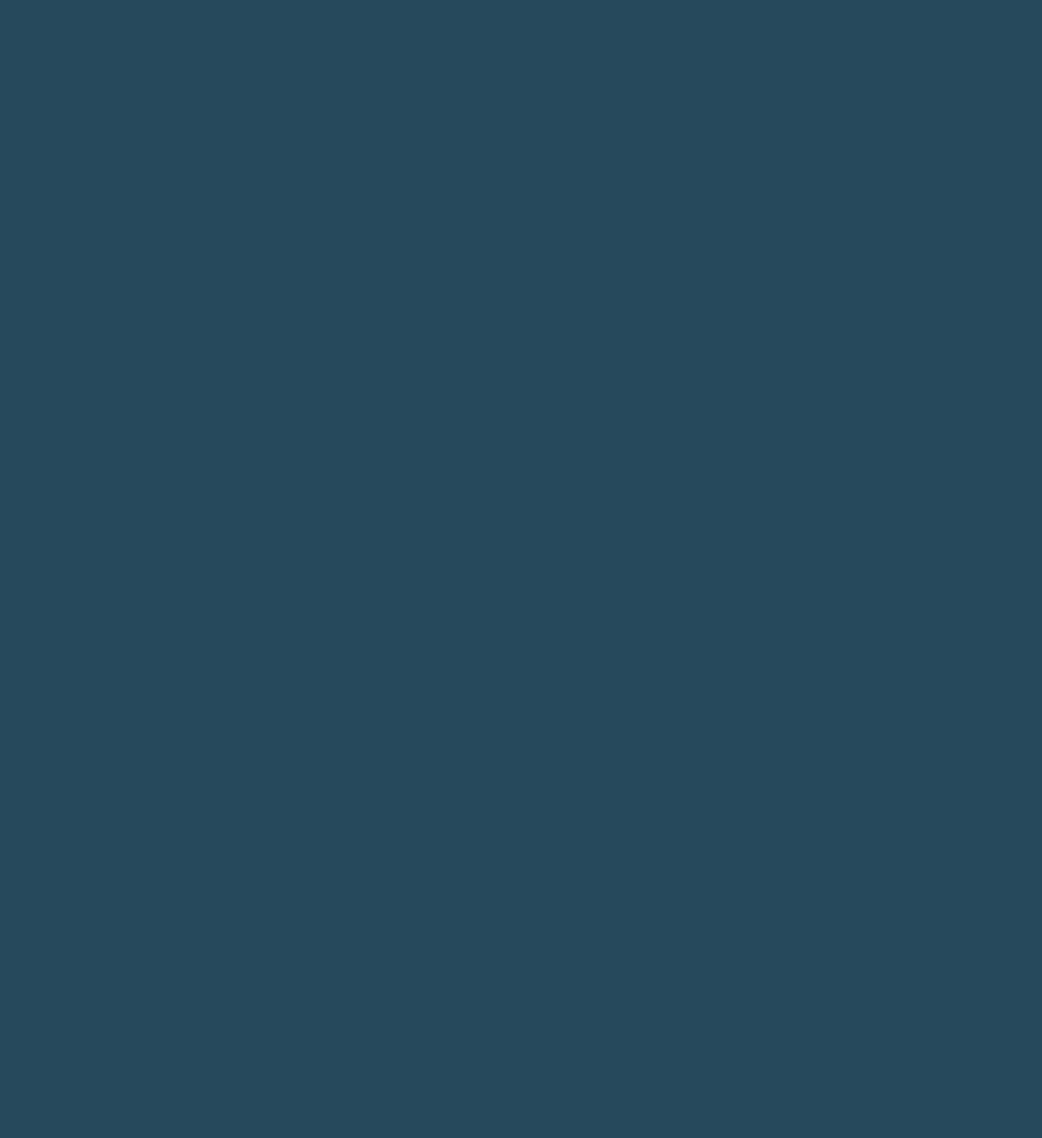
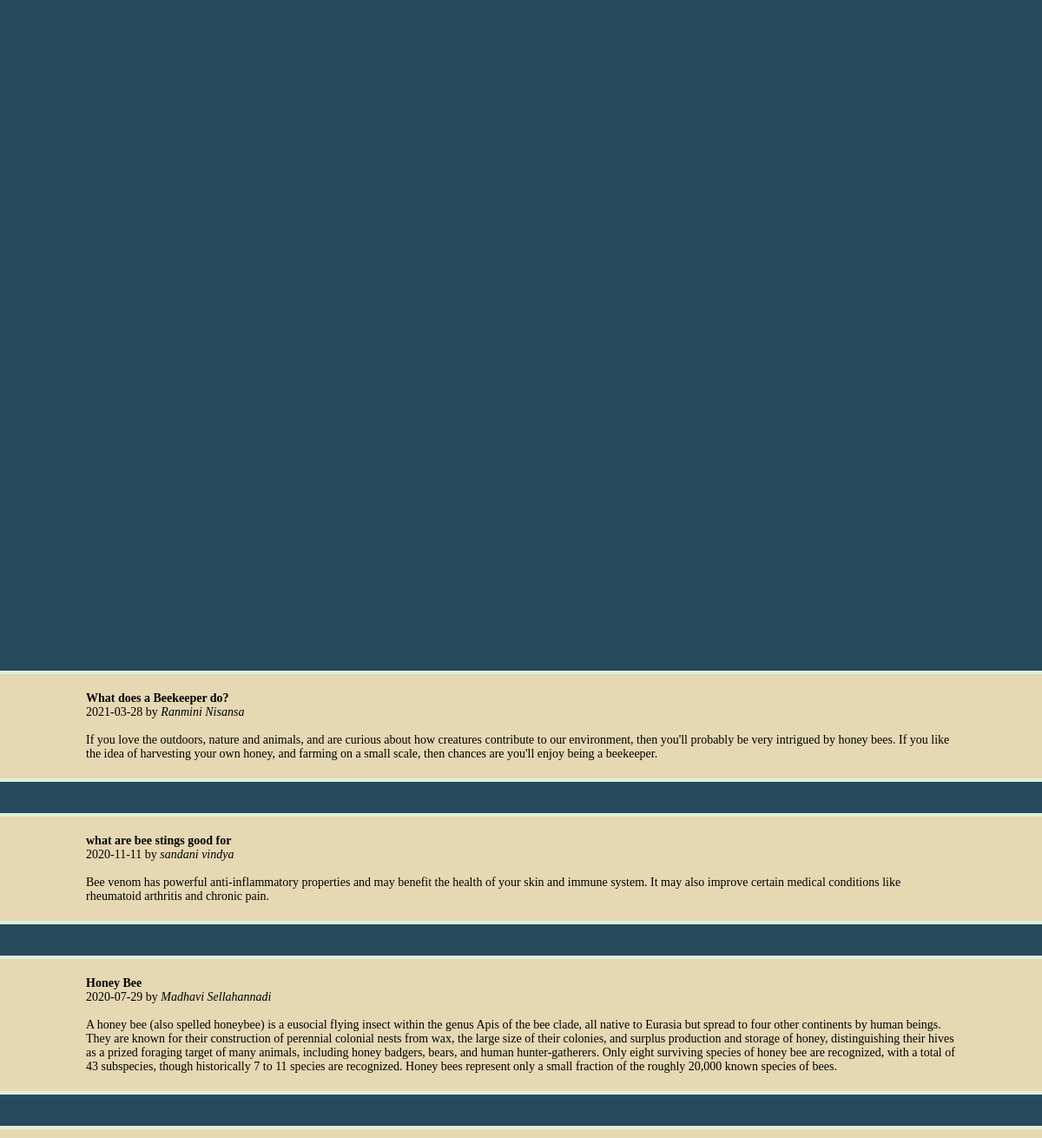
The app's page /src/php/divman_viewarticle.php with its own data (2 pictures, top to bottom).
### tables this page shows
CREATE TABLE `infohub` (
  `articleNo` int(10) NOT NULL,
  `userID` int(10) NOT NULL,
  `date` date NOT NULL,
  `authorname` varchar(50) NOT NULL,
  `articlename` varchar(100) NOT NULL,
  `content` varchar(1000) NOT NULL
);

### src/php/divman_viewarticle.php (the view, shortened to what this page needs)
<?php require_once("../../config/connect.php");
?>
    <head>
        <link rel="stylesheet" type="text/css" href="../../public/css/style_buttons.css">
        <link rel="stylesheet" type="text/css" href="../../public/css/style_manager_remove_dm.css">
        <link rel="stylesheet" type="text/CSS" href="../../public/css/style_infohub.css">
        <link rel="stylesheet" type="text/css" href="../../public/css/beekeeper_CRUD.css">
    </head>
    <body>
        <section id="about">
         <div class="content3">
         <?php
                $sql = "SELECT * FROM infohub ORDER BY date DESC";
                mysqli_query($connection, $sql);
                $result = mysqli_query($connection,$sql);
                        while($row=mysqli_fetch_assoc($result)){
                            echo '<div class="bhivecontainer">';
                            echo "<B>".$row['articlename']."</B>";
                            echo "<br>";
                            echo $row['date']." by <I>" .$row['authorname']."</I>";
                            echo "<br>";
                            echo "<br>";
                            echo $row['content'];
                            echo "</div>";
                            echo "<br>";
                            echo "<br>";
                        }?>
        </div>
    </section>
	</body>
</html>

### public/css/style_infohub.css (style rules this page uses)
.bhivecontainer { background-color: rgba(248, 229, 187, 0.918); padding: 20px 100px 20px 100px; border: 4px solid rgb(222, 240, 219); border-radius: 3px; font-size: 14px; left:50%; }

### public/css/beekeeper_CRUD.css (style rules this page uses)
body { margin:0px; padding: 0px; background-color:#26495c; }
#about { width: 100%; height:100vh; box-sizing: border-box; display: flex; align-items: center; justify-content: space-between; padding: 50px 5% 0px 5%; }
.content3 { width: 1300px; height: 1000px; position: absolute; background: #fdc56400; top:97%; left:50%; display:block; transform: translate(-50%,-50%); box-sizing: border-box; padding: 5px 45px ; color: #000000; border-radius: 2%; }

### records on screen
infohub: articlename "What does a Beekeeper do?", date "2021-03-28", authorname "Ranmini Nisansa", content "If you love the outdoors, nature and animals, and are curious about how creatures contribute to our environment, then you'll probably be very intrigued by honey bees. If you like the idea of harvesting your own honey, and farming on a small scale, then chances are you'll enjoy being a beekeeper."
infohub: articlename "what are bee stings good for", date "2020-11-11", authorname "sandani vindya", content "Bee venom has powerful anti-inflammatory properties and may benefit the health of your skin and immune system. It may also improve certain medical conditions like rheumatoid arthritis and chronic pain."
infohub: articlename "Honey Bee", date "2020-07-29", authorname "Madhavi Sellahannadi", content "A honey bee (also spelled honeybee) is a eusocial flying insect within the genus Apis of the bee clade, all native to Eurasia but spread to four other continents by human beings. They are known for their construction of perennial colonial nests from wax, the large size of their colonies, and surplus production and storage of honey, distinguishing their hives as a prized foraging target of many animals, including honey badgers, bears, and human hunter-gatherers. Only eight surviving species of honey bee are recognized, with a total of 43 subspecies, though historically 7 to 11 species are recognized. Honey bees represent only a small fraction of the roughly 20,000 known species of bees."
